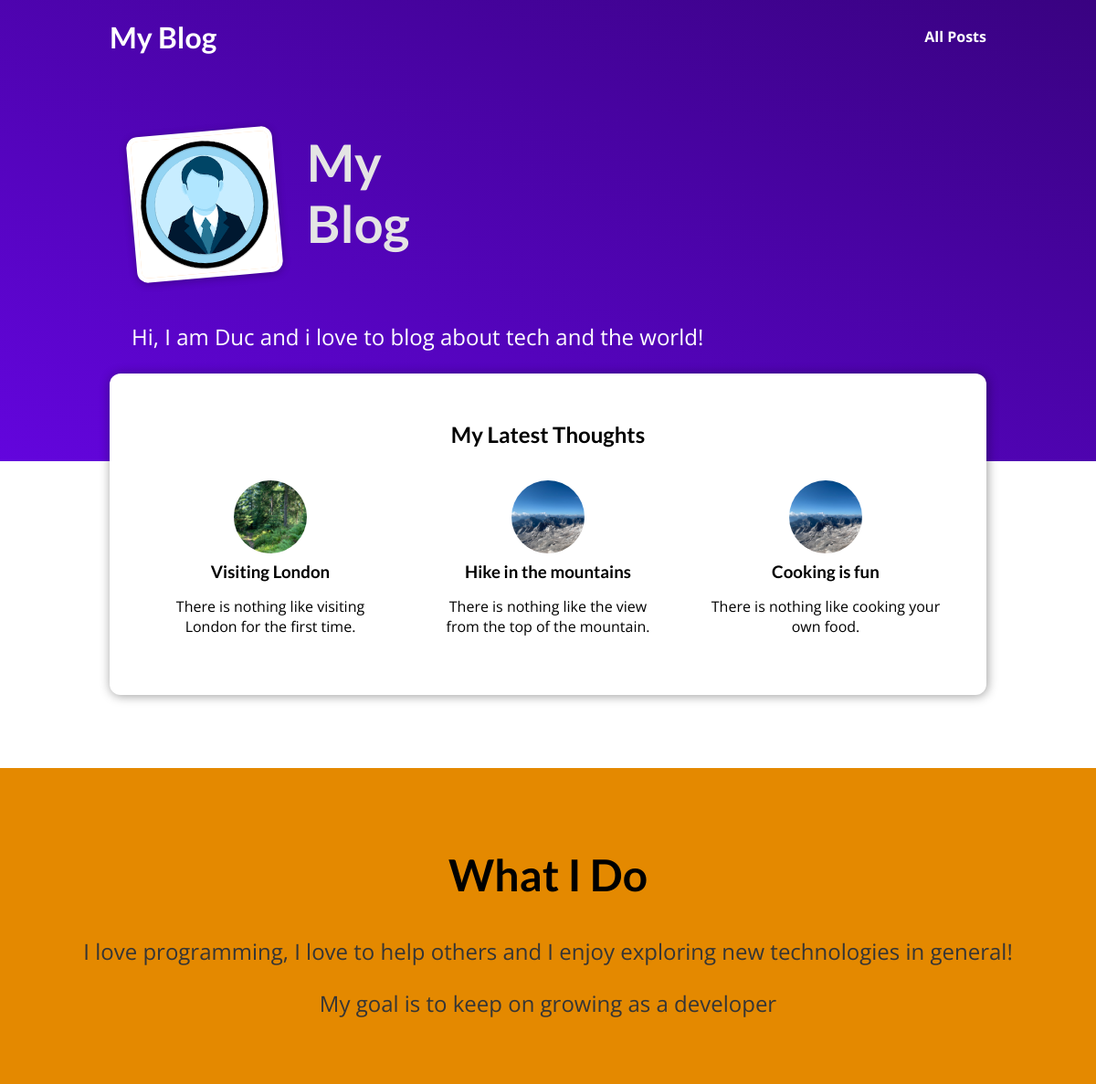
Screenshot of /blog/ with the database file from the repository.
### blog/models.py (models this page shows, shortened)
class Post(models.Model):
    title = models.CharField(max_length=150)
    excerpt = models.CharField(max_length=200)
    image_name = models.CharField(max_length=100)
    date = models.DateField(auto_now=True)
    slug = models.SlugField(unique=True, db_index=True)
    content = models.TextField(validators=[MinLengthValidator(10)])
    author = models.ForeignKey(
        Author, on_delete=models.SET_NULL, null=True, related_name='posts')
    tags = models.ManyToManyField(Tag)

### blog/views.py (the view)
# urls.py: path('', views.starting_page, name='starting-page'),
def starting_page(request):
    latest_posts = Post.objects.all().order_by('-date')[:3]
    return render(request, 'blog/index.html', {
        'posts': latest_posts
    })

### blog/templates/blog/index.html (shortened to what this page needs)
{% extends "base.html" %}
{% load static %}
{% block css_files %}
    <link rel="stylesheet" href="{% static 'blog/index.css' %}">
    <link rel="stylesheet" href="{% static 'blog/post.css' %}">
{% endblock css_files %}
{% block content %}
    <section id="welcome">
        <header>
            <img src="{% static 'blog/images/download.png' %}" alt="My Blog">
            <h2>My Blog</h2>
        </header>
        <p>Hi, I am Duc and i love to blog about tech and the world!</p>
    </section>
    <section id="latest-posts">
        <h2>My Latest Thoughts</h2>
        <ul>
            {% for post in posts %}
                {% include 'blog/includes/post.html' %}
            {% endfor %}
        </ul>
    </section>
    <section id="about">
        <h2>What I Do</h2>
        <p>I love programming, I love to help others and I enjoy exploring new technologies in general!</p>
        <p>My goal is to keep on growing as a developer</p>
    </section>
{% endblock content %}

### blog/templates/blog/includes/post.html
{% load static %}
<li>
    <article class="post">
        <a href="{% url 'post-detail-page' slug=post.slug %}">
            <img src="{% static 'blog/images/'|add:post.image_name %}" alt="{{ post.title }}">
            <div class="post__content">
                <h3>{{ post.title }}</h3>
                <p>{{ post.excerpt }}</p>
            </div>
        </a>
    </article>
</li>

### static/app.css (style rules this page uses)
* { box-sizing: border-box; }
html { font-family: 'Open Sans', 'Lato', sans-serif; }
body { margin: 0; }
h1, h2, h3 { font-family: 'Lato', sans-serif; font-weight: bold; }

### blog/static/blog/index.css (style rules this page uses)
#welcome { background: linear-gradient(to right top, #6305dd, #390281); padding: 6rem 12%; }
#welcome header { display: flex; align-items: flex-start; margin: 3rem auto; }
#welcome img { width: 10rem; height: 10rem; object-fit: cover; object-position: top; border: 5px solid white; border-radius: 12px; background-color: #ffe1bf; transform: rotateZ(-5deg); box-shadow: 0 2px 8px rgba(0, 0, 0, 0.25); }
#welcome h2 { font-size: 3.5rem; margin: 0 0 0 2rem; color: #e4e4e4; width: 10rem; }
#welcome p { color: white; font-size: 1.5rem; }
#latest-posts { background-color: white; padding: 2rem; border-radius: 12px; width: 60rem; margin: -6rem auto 2rem auto; box-shadow: 1px 1px 12px rgba(0, 0, 0, 0.4); }
#latest-posts h2 { text-align: center; }
#latest-posts ul { list-style: none; margin: 0; padding: 0; display: flex; gap: 1rem; }
#latest-posts li { flex: 1; }
#about { text-align: center; padding: 3rem; background-color: #e48900; margin-top: 5rem; }
#about h2 { font-size: 3rem; }
#about p { font-size: 1.5rem; color: #353535; }

### blog/static/blog/post.css (style rules this page uses)
.post { display: flex; flex-direction: column; align-items: center; text-align: center; }
.post a { text-decoration: none; color: black; transition: all 0.2s ease; padding: 1rem; }
.post img { width: 5rem; height: 5rem; object-fit: cover; border-radius: 50%; }
.post h3 { margin: 0.25rem 0; }

### rows the page displays
Post: image_name (picture), title "Visiting London", excerpt "There is nothing like visiting London for the first time."
Post: image_name (picture), title "Hike in the mountains", excerpt "There is nothing like the view from the top of the mountain."
Post: image_name (picture), title "Cooking is fun", excerpt "There is nothing like cooking your own food."
